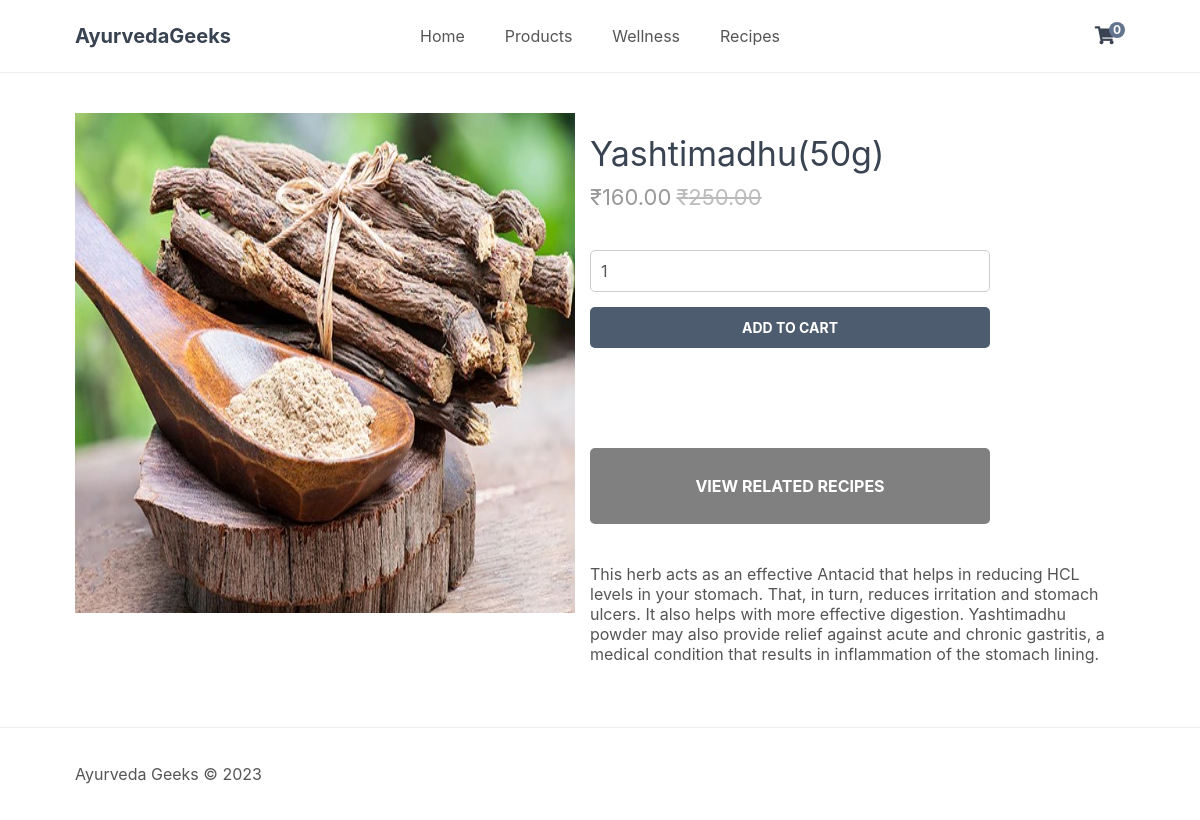
Screenshot of /index.php?page=product&id=16 with the database file from the repository.
### tables this page shows
CREATE TABLE `products` (
  `id` int(11) NOT NULL,
  `name` varchar(200) NOT NULL,
  `desc` text NOT NULL,
  `price` decimal(7,2) NOT NULL,
  `rrp` decimal(7,2) NOT NULL DEFAULT 0.00,
  `quantity` int(11) NOT NULL,
  `img` text NOT NULL,
  `date_added` datetime NOT NULL DEFAULT current_timestamp()
);

### index.php (called while the page is built, shortened)
<?php
include 'functions.php';
$page = isset($_GET['page']) && file_exists($_GET['page'] . '.php') ? $_GET['page'] : 'home';
include $page . '.php';
?>

### product.php (the view, shortened to what this page needs)
<?php
if (isset($_GET['id'])) {
$x=$_GET['id'];
$stmt = mysqli_query($con,"SELECT * FROM products WHERE id='$x'");
$product = mysqli_fetch_array($stmt,MYSQLI_ASSOC);
} else {
exit("Product doesn't exist!");
}
?>
<?=template_header($product['name'])?>
<div class="product content-wrapper">
<img src="imgs/<?=$product['img']?>" width="500" height="500" alt="<?=$product['name']?>">
<div>
<h1 class="name"><?=$product['name']?></h1>
<span class="price">
&#8377;<?=$product['price']?>
<?php if ($product['rrp'] > 0): ?>
<span class="rrp">&#8377;<?=$product['rrp']?></span>
<?php endif; ?>
</span>
<form action="index.php?page=cart" method="post">
<input type="number" name="quantity" value=1 min="1" value="<php?=$product['quantity']?>" placeholder="Quantity" required>
<input type="submit" value="Add To Cart" name="Add_To_Cart">
</form>
<a href="index.php?page=recipesfilter&id=<?=$product['id']?>" class="product" style="text-decoration:none">
<br><form>
    <div style="background: grey; text-align:center;border: 0;width: 400px;padding: 12px 0;text-transform: uppercase;font-size: 14px;
font-weight: bold;border-radius: 5px;cursor: pointer;">
<h3 style="color: #FFFFFF;">View Related Recipes</h3>
</div>
</form>
</a>
<div class="description">
<?=$product['desc']?>
</div>
</div>
</div>
<?=template_footer()?>

### style.css (style rules this page uses)
* { box-sizing: border-box; font-family: -apple-system, BlinkMacSystemFont, "segoe ui", roboto, oxygen, ubuntu, cantarell, "fira sans", "droid sans", "helvetica neue", Arial, sans-serif; font-size: 16px; -webkit-font-smoothing: antialiased; -moz-osx-font-smoothing: grayscale; }
html { height: 100%; }
body { position: relative; min-height: 100%; color: #555555; background-color: #FFFFFF; margin: 0; padding-bottom: 100px; }
h1, h2, h3, h4, h5 { color: #394352; }
.content-wrapper { width: 1050px; margin: 0 auto; }
main > .product { display: flex; padding: 40px 0; }
main > .product > div { padding-left: 15px; }
main > .product h1 { font-size: 34px; font-weight: normal; margin: 0; padding: 20px 0 10px 0; }
main > .product .price { display: block; font-size: 22px; color: #999999; }
main > .product .rrp { color: #BBBBBB; text-decoration: line-through; font-size: 22px; padding-left: 5px; }
main > .product form { display: flex; flex-flow: column; margin: 40px 0; }
main > .product form input[type="number"] { width: 400px; padding: 10px; margin-bottom: 15px; border: 1px solid #ccc; color: #555555; border-radius: 5px; }
main > .product form input[type="submit"] { background: #4e5c70; border: 0; color: #FFFFFF; width: 400px; padding: 12px 0; text-transform: uppercase; font-size: 14px; font-weight: bold; border-radius: 5px; cursor: pointer; }

### rows the page displays
products: img (picture), name "Yashtimadhu(50g)", price "160.00", rrp "250.00", desc "This herb acts as an effective Antacid that helps in reducing HCL levels in your stomach. That, in turn, reduces irritation and stomach ulcers. It also helps with more effective digestion. Yashtimadhu powder may also provide relief against acute and chronic gastritis, a medical condition that results in inflammation of the stomach lining."

### other values shown
$num_items_in_cart "0"
